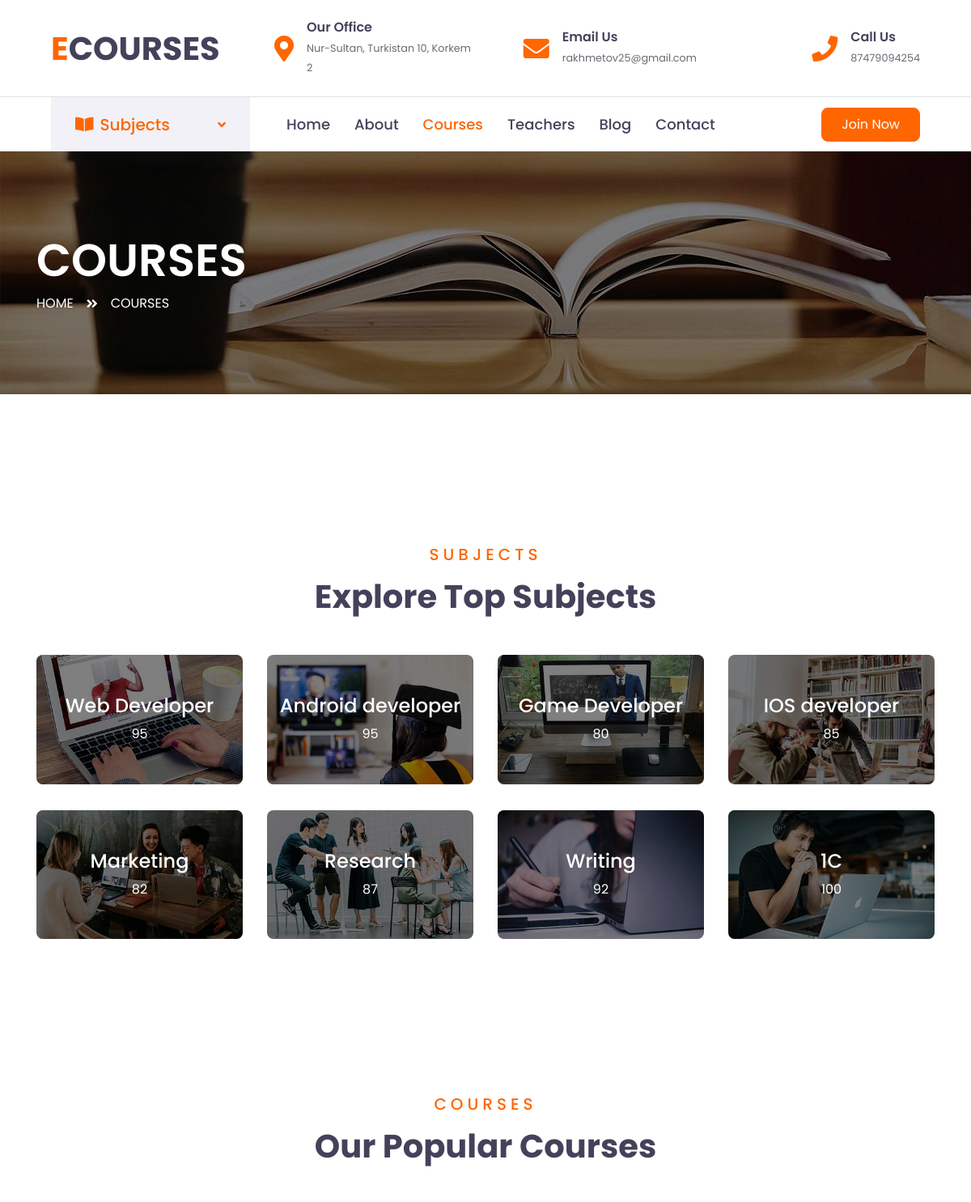
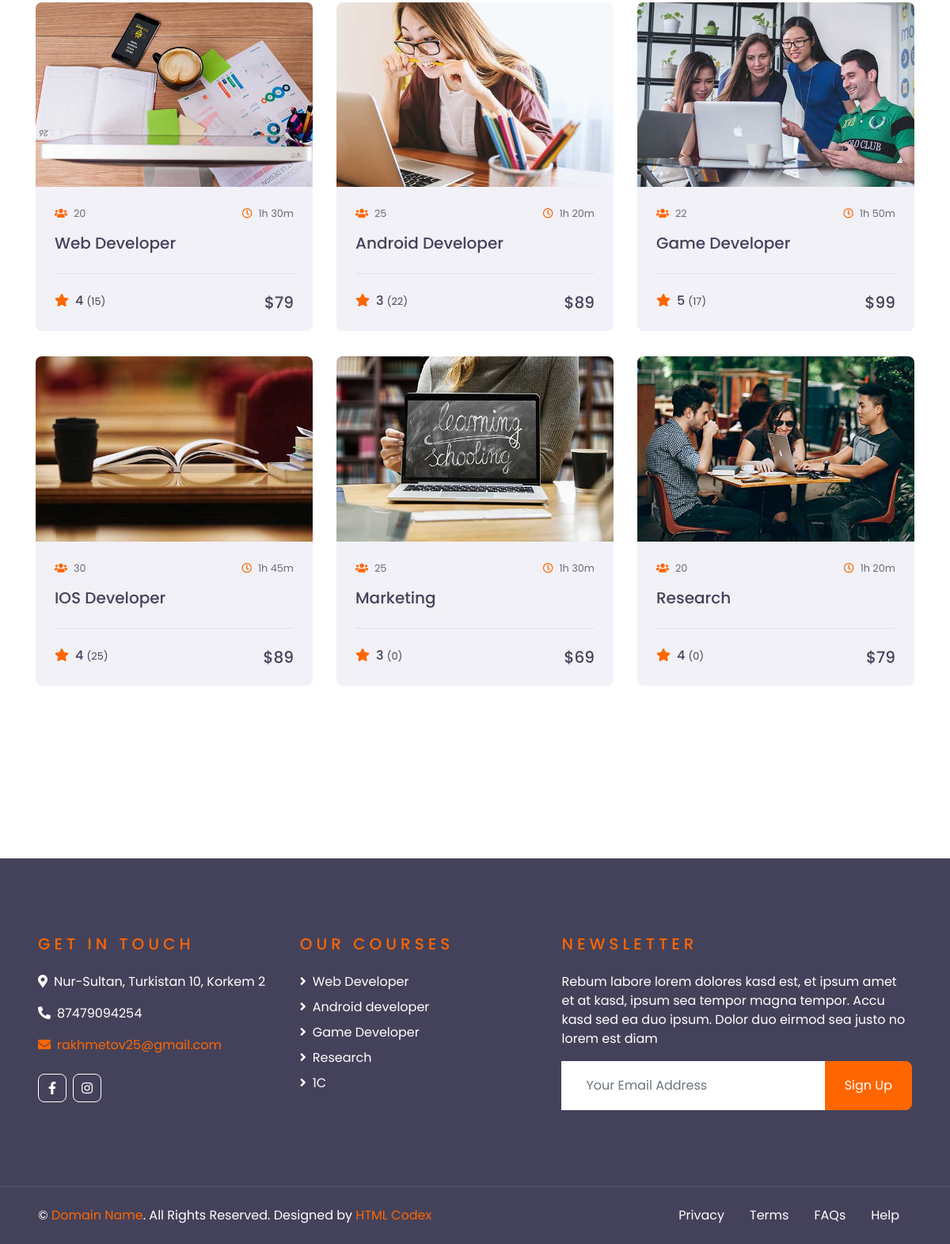
Page /courses/ on the committed database (2 pictures, top to bottom).
### main/models.py (models this page shows, shortened)
class Contact(models.Model):
    address = models.CharField(max_length=300)
    email = models.CharField(max_length=300)
    phone = models.IntegerField()
    twitter = models.CharField(max_length=300, default='', blank=True)
    facebook = models.CharField(max_length=300, default='', blank=True)
    linkedIn = models.CharField(max_length=300, default='', blank=True)
    instagram = models.CharField(max_length=300, default='', blank=True)

class Category(models.Model):
    title = models.CharField(max_length=300)
    logo = models.ImageField(upload_to='upload')
    count_courses = models.IntegerField(default=0)
    popular = models.BooleanField()

class Courses(models.Model):
    title = models.CharField(max_length=300)
    category = models.ForeignKey(Category, on_delete=models.CASCADE, blank=True)
    count_students = models.IntegerField(default=0, blank=True)
    duration = models.TimeField(blank=True, null=True)
    rating = models.IntegerField(default=0, blank=True)
    reviews = models.IntegerField(default=0, blank=True)
    price = models.IntegerField(default=0, blank=True)
    comments_count = models.IntegerField(default=0, blank=True)
    description = models.TextField(max_length=300, blank=True)
    short_title = models.CharField(max_length=300, blank=True)
    logo = models.ImageField(upload_to='upload', default='')
    hours = models.TimeField(blank=True, null=True)
    minutes = models.TimeField(blank=True, null=True)
    hours_int = models.IntegerField(default=0, blank=True)
    minutes_int = models.IntegerField(default=0, blank=True)

### main/views.py (the view)
# urls.py: path('courses/', coursesHandler),
def coursesHandler(request):
    contact = Contact.objects.all()
    category = Category.objects.all()
    courses = Courses.objects.all()
    popular = Category.objects.filter(popular=True)
    blogs_subjects = Blog.objects.filter(is_main=True).order_by('data')
    return render(request, 'courses.html',
                  {'contact': contact,
                   'category': category,
                   'courses': courses,
                   'popular': popular,
                   'blogs_subjects': blogs_subjects,
                   })

### templates/courses.html (shortened to what this page needs)
{% extends 'base.html' %}
{% block content %}
    <div class="container-fluid page-header" style="margin-bottom: 90px;">
        <div class="container">
            <div class="d-flex flex-column justify-content-center" style="min-height: 300px">
                <h3 class="display-4 text-white text-uppercase">Courses</h3>
                <div class="d-inline-flex text-white">
                    <p class="m-0 text-uppercase"><a class="text-white" href="/">Home</a></p>
                    <i class="fa fa-angle-double-right pt-1 px-3"></i>
                    <p class="m-0 text-uppercase">Courses</p>
                </div>
            </div>
        </div>
    </div>
    <div class="container-fluid py-5">
        <div class="container pt-5 pb-3">
            <div class="text-center mb-5">
                <h5 class="text-primary text-uppercase mb-3" style="letter-spacing: 5px;">Subjects</h5>
                <h1>Explore Top Subjects</h1>
            </div>
            <div class="row">
                {% for cate in category %}
                <div class="col-lg-3 col-md-6 mb-4">
                    <div class="cat-item position-relative overflow-hidden rounded mb-2">
                        <img class="img-fluid" src="/media/{{ cate.logo }}" alt="">
                        <a class="cat-overlay text-white text-decoration-none" href="/blog/?category_id={{ cate.id }}#BLOG">
                            <h4 class="text-white font-weight-medium">{{ cate.title }}</h4>
                            <span>{{ cate.count_courses }}</span>
                        </a>
                    </div>
                </div>
                {% endfor %}
            </div>
        </div>
    </div>
    <div class="container-fluid py-5">
        <div class="container py-5">
            <div class="text-center mb-5">
                <h5 class="text-primary text-uppercase mb-3" style="letter-spacing: 5px;">Courses</h5>
                <h1>Our Popular Courses</h1>
            </div>
            <div class="row">
                {% for cour in courses %}
                <div class="col-lg-4 col-md-6 mb-4">
                    <div class="rounded overflow-hidden mb-2">
                        <img class="img-fluid" src="/media/{{ cour.logo }}" alt="">
                        <div class="bg-secondary p-4">
                            <div class="d-flex justify-content-between mb-3">
                                <small class="m-0"><i class="fa fa-users text-primary mr-2"></i>{{ cour.count_students }}</small>
                                <small class="m-0"><i class="far fa-clock text-primary mr-2"></i>{{ cour.hours_int }}h {{ cour.minutes_int }}m</small>
                            </div>
                            <a class="h5" href="/blog/?category_id={{ cour.id }}#BLOG">{{ cour.title }}</a>
                            <div class="border-top mt-4 pt-4">
                                <div class="d-flex justify-content-between">
                                    <h6 class="m-0"><i class="fa fa-star text-primary mr-2"></i>{{ cour.rating }} <small>({{ cour.reviews }})</small></h6>
                                    <h5 class="m-0">${{ cour.price }}</h5>
                                </div>
                            </div>
                        </div>
                    </div>
                </div>
                {% endfor %}
            </div>
        </div>
    </div>
{% endblock %}

### templates/base.html (shortened to what this page needs)
<!DOCTYPE html>
<html lang="en">
<head>
    <link href="https://cdnjs.cloudflare.com/ajax/libs/font-awesome/5.10.0/css/all.min.css" rel="stylesheet">
    <link href="/static/lib/owlcarousel/assets/owl.carousel.min.css" rel="stylesheet">
    <link href="/static/css/style.css" rel="stylesheet">
</head>
<body>
    <div class="container-fluid d-none d-lg-block">
        <div class="row align-items-center py-4 px-xl-5">
            <div class="col-lg-3">
                <a href="" class="text-decoration-none">
                    <h1 class="m-0"><span class="text-primary">E</span>COURSES</h1>
                </a>
            </div>
            {% for con in contact %}
            <div class="col-lg-3 text-right">
                <div class="d-inline-flex align-items-center">
                    <i class="fa fa-2x fa-map-marker-alt text-primary mr-3"></i>
                    <div class="text-left">
                        <h6 class="font-weight-semi-bold mb-1">Our Office</h6>
                        <small>{{ con.address }}</small>
                    </div>
                </div>
            </div>
            <div class="col-lg-3 text-right">
                <div class="d-inline-flex align-items-center">
                    <i class="fa fa-2x fa-envelope text-primary mr-3"></i>
                    <div class="text-left">
                        <h6 class="font-weight-semi-bold mb-1">Email Us</h6>
                        <small>{{ con.email }}</small>
                    </div>
                </div>
            </div>
            <div class="col-lg-3 text-right">
                <div class="d-inline-flex align-items-center">
                    <i class="fa fa-2x fa-phone text-primary mr-3"></i>
                    <div class="text-left">
                        <h6 class="font-weight-semi-bold mb-1">Call Us</h6>
                        <small>{{ con.phone }}</small>
                    </div>
                </div>
            </div>
            {% endfor %}
        </div>
    </div>
    <div class="container-fluid">
        <div class="row border-top px-xl-5">
            <div class="col-lg-3 d-none d-lg-block">
                <a class="d-flex align-items-center justify-content-between bg-secondary w-100 text-decoration-none" data-toggle="collapse" href="#navbar-vertical" style="height: 67px; padding: 0 30px;">
                    <h5 class="text-primary m-0"><i class="fa fa-book-open mr-2"></i>Subjects</h5>
                    <i class="fa fa-angle-down text-primary"></i>
                </a>
            </div>
            <div class="col-lg-9">
                <nav class="navbar navbar-expand-lg bg-light navbar-light py-3 py-lg-0 px-0">
                    <div class="collapse navbar-collapse justify-content-between" id="navbarCollapse">
                        <div class="navbar-nav py-0">
                            <a href="/" class="js-home-active nav-item nav-link">Home</a>
                            <a href="/about" class="js-about-active nav-item nav-link">About</a>
                            <a href="/courses" class="js-course-active nav-item nav-link">Courses</a>
                            <a href="/teacher" class="js-teacher-active nav-item nav-link">Teachers</a>
                            <a href="/blog" class="js-blog-active nav-item nav-link">Blog</a>
                            <a href="/contact" class="js-contact-active nav-item nav-link">Contact</a>
                        </div>
                        <a class="btn btn-primary py-2 px-4 ml-auto d-none d-lg-block" href="/contact">Join Now</a>
                    </div>
                </nav>
            </div>
        </div>
    </div>
    {% block content %}
    {% endblock %}
    <div class="container-fluid bg-dark text-white py-5 px-sm-3 px-lg-5" style="margin-top: 90px;">
        <div class="row pt-5">
            <div class="col-lg-7 col-md-12">
                <div class="row">
                    <div class="col-md-6 mb-5">
                        <h5 class="text-primary text-uppercase mb-4" style="letter-spacing: 5px;">Get In Touch</h5>
                        {% for cat in contact %}
                        <p><i class="fa fa-map-marker-alt mr-2"></i>{{ cat.address }}</p>
                        <p><i class="fa fa-phone-alt mr-2"></i>{{ cat.phone }}</p>
                        <a href=""><p><i class="fa fa-envelope mr-2"></i>{{ cat.email }}</p></a>
                        <div class="d-flex justify-content-start mt-4">
                            {% if cat.facebook %}
                            <a class="btn btn-outline-light btn-square mr-2" href="{{ cat.facebook }}" target="_blank"><i class="fab fa-facebook-f"></i></a>
                            {% endif %}
                            {% if cat.instagram %}
                            <a class="btn btn-outline-light btn-square" href="https://www.instagram.com/{{ cat.instagram }}" target="_blank"><i class="fab fa-instagram"></i></a>
                            {% endif %}
                        </div>
                        {% endfor %}
                    </div>
                    <div class="col-md-6 mb-5">
                        <h5 class="text-primary text-uppercase mb-4" style="letter-spacing: 5px;">Our Courses</h5>
                        <div class="d-flex flex-column justify-content-start">
                            {% for i in popular %}
                            <a class="text-white mb-2" href="/blog/?category_id={{ i.id }}#BLOG"><i class="fa fa-angle-right mr-2"></i>{{ i.title }}</a>
                            {% endfor %}
                        </div>
                    </div>
                </div>
            </div>
            <div class="col-lg-5 col-md-12 mb-5">
                <h5 class="text-primary text-uppercase mb-4" style="letter-spacing: 5px;">Newsletter</h5>
                <p>Rebum labore lorem dolores kasd est, et ipsum amet et at kasd, ipsum sea tempor magna tempor. Accu kasd sed ea duo ipsum. Dolor duo eirmod sea justo no lorem est diam</p>
                <div class="w-100">
                    <form method="POST" action="/" id="form9">
                        <div class="input-group">
                            <input type="text" name="ema1l" id="email" class="form-control border-light" style="padding: 30px;" placeholder="Your Email Address">
                            <div class="input-group-append">
                                <button class="btn btn-primary px-4" type="submit">Sign Up</button>
                            </div>
                        </div>
                    </form>
                </div>
            </div>
        </div>
    </div>
    <div class="container-fluid bg-dark text-white border-top py-4 px-sm-3 px-md-5" style="border-color: rgba(256, 256, 256, .1) !important;">
        <div class="row">
            <div class="col-lg-6 text-center text-md-left mb-3 mb-md-0">
                <p class="m-0 text-white">&copy; <a href="#">Domain Name</a>. All Rights Reserved. Designed by <a href="https://htmlcodex.com">HTML Codex</a>
                </p>
            </div>
            <div class="col-lg-6 text-center text-md-right">
                <ul class="nav d-inline-flex">
                    <li class="nav-item">
                        <a class="nav-link text-white py-0" href="#">Privacy</a>
                    </li>
                    <li class="nav-item">
                        <a class="nav-link text-white py-0" href="#">Terms</a>
                    </li>
                    <li class="nav-item">
                        <a class="nav-link text-white py-0" href="#">FAQs</a>
                    </li>
                    <li class="nav-item">
                        <a class="nav-link text-white py-0" href="#">Help</a>
                    </li>
                </ul>
            </div>
        </div>
    </div>
</body>
</html>

### rows in the picture
Contact: address "Nur-Sultan, Turkistan 10, Korkem 2", email "rakhmetov25@gmail.com", phone "87479094254"
Category: logo (picture), title "Web Developer", count_courses "95"
Category: logo (picture), title "Android developer", count_courses "95"
Category: logo (picture), title "Game Developer", count_courses "80"
Category: logo (picture), title "IOS developer", count_courses "85"
Category: logo (picture), title "Marketing", count_courses "82"
Category: logo (picture), title "Research", count_courses "87"
Category: logo (picture), title "Writing", count_courses "92"
Category: logo (picture), title "1C", count_courses "100"
Courses: logo (picture), count_students "20", hours_int "1", minutes_int "30", title "Web Developer", rating "4", reviews "15", price "79"
Courses: logo (picture), count_students "25", hours_int "1", minutes_int "20", title "Android Developer", rating "3", reviews "22", price "89"
Courses: logo (picture), count_students "22", hours_int "1", minutes_int "50", title "Game Developer", rating "5", reviews "17", price "99"
Courses: logo (picture), count_students "30", hours_int "1", minutes_int "45", title "IOS Developer", rating "4", reviews "25", price "89"
Courses: logo (picture), count_students "25", hours_int "1", minutes_int "30", title "Marketing", rating "3", reviews "0", price "69"
Courses: logo (picture), count_students "20", hours_int "1", minutes_int "20", title "Research", rating "4", reviews "0", price "79"
